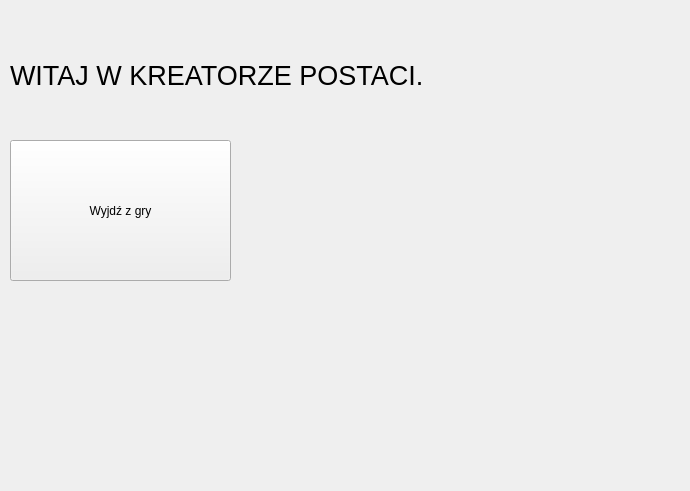
<?xml version="1.0" encoding="UTF-8"?>
<ui version="4.0">
 <class>start_game</class>
 <widget class="QWidget" name="start_game">
  <property name="geometry">
   <rect>
    <x>0</x>
    <y>0</y>
    <width>690</width>
    <height>491</height>
   </rect>
  </property>
  <property name="minimumSize">
   <size>
    <width>600</width>
    <height>400</height>
   </size>
  </property>
  <property name="maximumSize">
   <size>
    <width>2960</width>
    <height>1440</height>
   </size>
  </property>
  <property name="windowTitle">
   <string>Form</string>
  </property>
  <widget class="QLabel" name="label">
   <property name="geometry">
    <rect>
     <x>10</x>
     <y>10</y>
     <width>461</width>
     <height>131</height>
    </rect>
   </property>
   <property name="font">
    <font>
     <pointsize>20</pointsize>
    </font>
   </property>
   <property name="text">
    <string>WITAJ W KREATORZE POSTACI.</string>
   </property>
  </widget>
  <widget class="QPushButton" name="pushButton">
   <property name="geometry">
    <rect>
     <x>10</x>
     <y>140</y>
     <width>221</width>
     <height>141</height>
    </rect>
   </property>
   <property name="text">
    <string>Wyjdź z gry</string>
   </property>
  </widget>
 </widget>
 <resources/>
 <connections/>
</ui>
